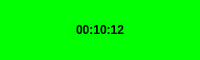
<?xml version="1.0" encoding="UTF-8"?>
<ui version="4.0">
 <class>ClockDialog</class>
 <widget class="QDialog" name="ClockDialog">
  <property name="geometry">
   <rect>
    <x>0</x>
    <y>0</y>
    <width>200</width>
    <height>60</height>
   </rect>
  </property>
  <property name="minimumSize">
   <size>
    <width>200</width>
    <height>60</height>
   </size>
  </property>
  <property name="maximumSize">
   <size>
    <width>200</width>
    <height>60</height>
   </size>
  </property>
  <property name="windowTitle">
   <string>Clock</string>
  </property>
  <property name="windowIcon">
   <iconset resource="images.qrc">
    <normaloff>:/images/clock.png</normaloff>:/images/clock.png</iconset>
  </property>
  <property name="styleSheet">
   <string notr="true">background-color: rgb(0, 255, 0);</string>
  </property>
  <layout class="QVBoxLayout" name="verticalLayout">
   <item>
    <spacer name="verticalSpacer">
     <property name="orientation">
      <enum>Qt::Vertical</enum>
     </property>
     <property name="sizeHint" stdset="0">
      <size>
       <width>20</width>
       <height>1</height>
      </size>
     </property>
    </spacer>
   </item>
   <item>
    <layout class="QHBoxLayout" name="horizontalLayout">
     <item>
      <spacer name="horizontalSpacer_2">
       <property name="orientation">
        <enum>Qt::Horizontal</enum>
       </property>
       <property name="sizeHint" stdset="0">
        <size>
         <width>40</width>
         <height>20</height>
        </size>
       </property>
      </spacer>
     </item>
     <item>
      <widget class="QLabel" name="clockLabel">
       <property name="font">
        <font>
         <weight>75</weight>
         <bold>true</bold>
        </font>
       </property>
       <property name="text">
        <string>00:10:12</string>
       </property>
      </widget>
     </item>
     <item>
      <spacer name="horizontalSpacer">
       <property name="orientation">
        <enum>Qt::Horizontal</enum>
       </property>
       <property name="sizeHint" stdset="0">
        <size>
         <width>40</width>
         <height>20</height>
        </size>
       </property>
      </spacer>
     </item>
    </layout>
   </item>
   <item>
    <spacer name="verticalSpacer_2">
     <property name="orientation">
      <enum>Qt::Vertical</enum>
     </property>
     <property name="sizeHint" stdset="0">
      <size>
       <width>20</width>
       <height>1</height>
      </size>
     </property>
    </spacer>
   </item>
  </layout>
 </widget>
 <resources>
  <include location="images.qrc"/>
 </resources>
 <connections/>
</ui>
